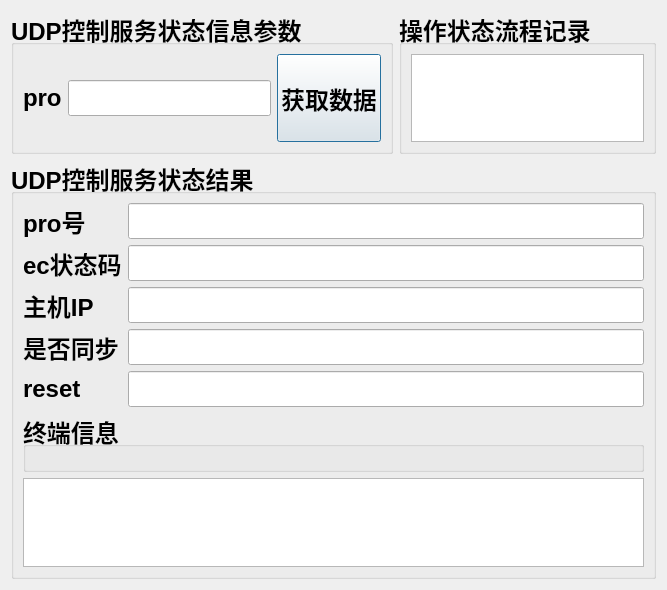
<?xml version="1.0" encoding="UTF-8"?>
<ui version="4.0">
 <class>ControlServerStutasInfo</class>
 <widget class="QDialog" name="ControlServerStutasInfo">
  <property name="geometry">
   <rect>
    <x>0</x>
    <y>0</y>
    <width>667</width>
    <height>590</height>
   </rect>
  </property>
  <property name="windowTitle">
   <string>Dialog</string>
  </property>
  <layout class="QVBoxLayout" name="verticalLayout">
   <item>
    <layout class="QHBoxLayout" name="horizontalLayout">
     <item>
      <widget class="QGroupBox" name="groupBox">
       <property name="font">
        <font>
         <pointsize>18</pointsize>
         <weight>75</weight>
         <bold>true</bold>
        </font>
       </property>
       <property name="title">
        <string>UDP控制服务状态信息参数</string>
       </property>
       <layout class="QHBoxLayout" name="horizontalLayout_2">
        <item>
         <layout class="QHBoxLayout" name="horizontalLayout_3">
          <item>
           <widget class="QLabel" name="label">
            <property name="text">
             <string>pro</string>
            </property>
           </widget>
          </item>
          <item>
           <widget class="QLineEdit" name="lineEdit_pro"/>
          </item>
         </layout>
        </item>
        <item>
         <widget class="QPushButton" name="pushButton">
          <property name="sizePolicy">
           <sizepolicy hsizetype="Minimum" vsizetype="Expanding">
            <horstretch>0</horstretch>
            <verstretch>0</verstretch>
           </sizepolicy>
          </property>
          <property name="text">
           <string>获取数据</string>
          </property>
         </widget>
        </item>
       </layout>
      </widget>
     </item>
     <item>
      <widget class="QGroupBox" name="groupBox_3">
       <property name="font">
        <font>
         <pointsize>18</pointsize>
         <weight>75</weight>
         <bold>true</bold>
        </font>
       </property>
       <property name="title">
        <string>操作状态流程记录</string>
       </property>
       <layout class="QVBoxLayout" name="verticalLayout_2">
        <item>
         <widget class="QTextEdit" name="textEdit_log">
          <property name="font">
           <font>
            <pointsize>12</pointsize>
            <weight>50</weight>
            <bold>false</bold>
           </font>
          </property>
         </widget>
        </item>
       </layout>
      </widget>
     </item>
    </layout>
   </item>
   <item>
    <widget class="QGroupBox" name="groupBox_2">
     <property name="font">
      <font>
       <pointsize>18</pointsize>
       <weight>75</weight>
       <bold>true</bold>
      </font>
     </property>
     <property name="title">
      <string>UDP控制服务状态结果</string>
     </property>
     <layout class="QVBoxLayout" name="verticalLayout_3">
      <item>
       <layout class="QFormLayout" name="formLayout">
        <item row="0" column="0">
         <widget class="QLabel" name="label_6">
          <property name="text">
           <string>pro号</string>
          </property>
         </widget>
        </item>
        <item row="0" column="1">
         <widget class="QLineEdit" name="lineEdit_pro_2"/>
        </item>
        <item row="1" column="0">
         <widget class="QLabel" name="label_5">
          <property name="text">
           <string>ec状态码</string>
          </property>
         </widget>
        </item>
        <item row="1" column="1">
         <widget class="QLineEdit" name="lineEdit_stutas"/>
        </item>
        <item row="2" column="0">
         <widget class="QLabel" name="label_4">
          <property name="text">
           <string>主机IP</string>
          </property>
         </widget>
        </item>
        <item row="2" column="1">
         <widget class="QLineEdit" name="lineEdit_ip"/>
        </item>
        <item row="3" column="0">
         <widget class="QLabel" name="label_3">
          <property name="text">
           <string>是否同步</string>
          </property>
         </widget>
        </item>
        <item row="3" column="1">
         <widget class="QLineEdit" name="lineEdit_sync"/>
        </item>
        <item row="4" column="0">
         <widget class="QLabel" name="label_2">
          <property name="text">
           <string>reset</string>
          </property>
         </widget>
        </item>
        <item row="4" column="1">
         <widget class="QLineEdit" name="lineEdit_reset"/>
        </item>
       </layout>
      </item>
      <item>
       <widget class="QGroupBox" name="groupBox_mmr">
        <property name="title">
         <string>终端信息</string>
        </property>
       </widget>
      </item>
      <item>
       <widget class="QTextEdit" name="textEdit_status">
        <property name="font">
         <font>
          <pointsize>12</pointsize>
         </font>
        </property>
       </widget>
      </item>
     </layout>
    </widget>
   </item>
  </layout>
 </widget>
 <resources/>
 <connections/>
</ui>
